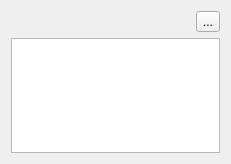
<?xml version="1.0" encoding="UTF-8"?>
<ui version="4.0">
 <class>Form</class>
 <widget class="QWidget" name="Form">
  <property name="geometry">
   <rect>
    <x>0</x>
    <y>0</y>
    <width>231</width>
    <height>164</height>
   </rect>
  </property>
  <property name="windowTitle">
   <string/>
  </property>
  <layout class="QVBoxLayout" name="verticalLayout">
   <item>
    <layout class="QHBoxLayout" name="horizontalLayout">
     <item>
      <widget class="QLabel" name="label_head">
       <property name="text">
        <string/>
       </property>
      </widget>
     </item>
     <item>
      <widget class="QToolButton" name="toolButton_set">
       <property name="text">
        <string>...</string>
       </property>
      </widget>
     </item>
    </layout>
   </item>
   <item>
    <widget class="QTableView" name="tableView_stock">
     <property name="showGrid">
      <bool>false</bool>
     </property>
     <property name="gridStyle">
      <enum>Qt::NoPen</enum>
     </property>
     <property name="cornerButtonEnabled">
      <bool>false</bool>
     </property>
    </widget>
   </item>
  </layout>
 </widget>
 <resources/>
 <connections/>
</ui>
